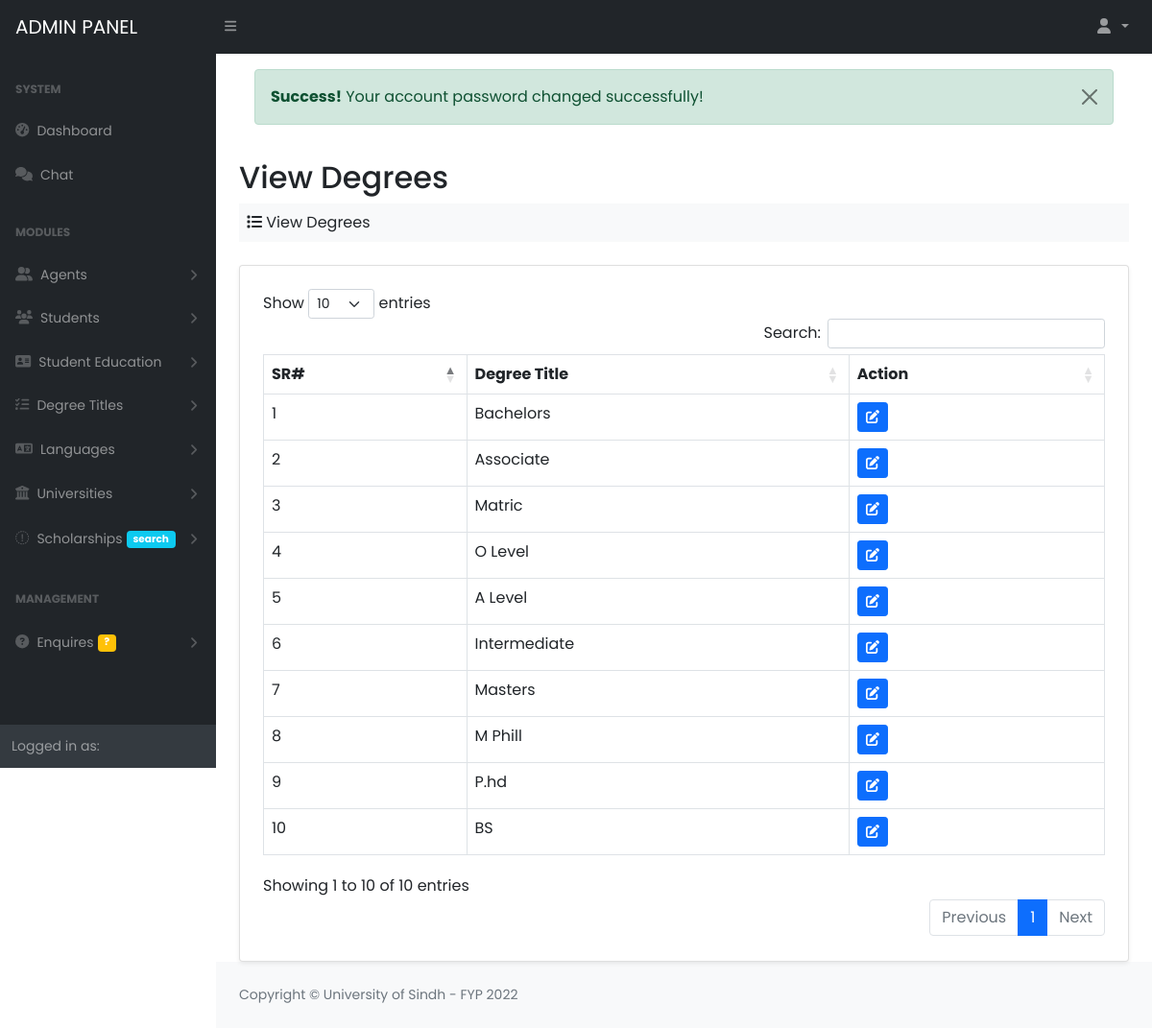
The app's page /Project/admin/view_degrees.php (signed in) with its own data.
### tables this page shows
CREATE TABLE `degrees` (
  `degree_id` int(11) NOT NULL AUTO_INCREMENT,
  `degree_name` varchar(50) DEFAULT NULL,
  PRIMARY KEY (`degree_id`)
);

### Project/database/database.php (called while the page is built, shortened)
<?php
class Database
{
	private $db_host = "localhost";
	private $db_user = "root";
	private $db_pass = "";
	private $db_name = "fyp_cms";
	public $connection = null;
	public function __construct()
	{
		$this->connection = mysqli_connect($this->db_host, $this->db_user, $this->db_pass, $this->db_name);
	}
	public function executeQuery($query)
	{
		$this->query = $query;
		$this->result = mysqli_query($this->connection, $this->query);
		return $this->result;
	}
}
?>

### Project/admin/view_degrees.php (the view)
<?php  include_once("includes/header.php"); ?>
 <?php  include_once("includes/nav.php"); ?>
 <div id="layoutSidenav">
         <?php include_once("includes/sidebar.php") ?>
         <div id="layoutSidenav_content">
             <main>
                 <div class="container-fluid px-4">
                     <div class="p-3"><?php require_once("includes/messages.php") ?></div>
                     <h2 class="mt-1">View Degrees</h2>
                     <ol class="breadcrumb mb-4 bg-light p-2">
                         <li class="breadcrumb-item"><i class="fa fa-list"></i> View Degrees</li>
                     </ol>
                     <div class="card shadow-sm bg-white p-2">
                         <div class="card-body p-3">
                            <table class="table table-bordered table-hover " id="table">
                                 <thead>
                                     <tr>
                                         <th>SR#</th>
                                         <th>Degree Title</th>
                                         <th>Action</th>
                                     </tr>
                                 </thead>
                                 <tbody>
                                     <?php
                                         $query = "SELECT * FROM degrees";
                                         $result = $db->executeQuery($query);
                                         if($result->num_rows){
                                             $a = 0;
                                             while($row = mysqli_fetch_assoc($result)){
                                                 ?>
                                                 <tr>
                                                     <td><?php echo ++$a ?></td>
                                                     <td><?php echo $row['degree_name'] ?></td>
                                                     <td>
                                                     <a href="edit_language?id=<?php echo $row['degree_id'] ?>" class="btn btn-primary btn-sm"><i class="fa fa-edit"></i></a>
                                                     </td>
                                                 </tr>
                                                 <?php
                                             }
                                         }
                                     ?>
                                 </tbody>
                            </table>
                         </div>
                     </div>
                 </div>
             </main>
 <?php  include_once("includes/footer.php") ?>

### Project/admin/includes/header.php (style rules this page uses)
body { font-family: 'Poppins', sans-serif; }

### records on screen
degrees: degree_name "Bachelors"
degrees: degree_name "Associate"
degrees: degree_name "Matric"
degrees: degree_name "O Level"
degrees: degree_name "A Level"
degrees: degree_name "Intermediate"
degrees: degree_name "Masters"
degrees: degree_name "M Phill"
degrees: degree_name "P.hd"
degrees: degree_name "BS"

### other values on screen
$_SESSION['success'] "Your account password changed successfully!"
